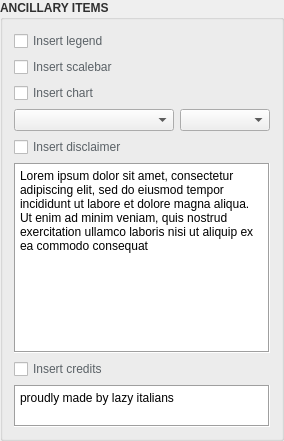
          <widget class="QgsCollapsibleGroupBox" name="groupbox_ancillary_items">
           <property name="sizePolicy">
            <sizepolicy hsizetype="Expanding" vsizetype="Preferred">
             <horstretch>0</horstretch>
             <verstretch>0</verstretch>
            </sizepolicy>
           </property>
           <property name="palette">
            <palette>
             <active>
              <colorrole role="WindowText">
               <brush brushstyle="SolidPattern">
                <color alpha="255">
                 <red>48</red>
                 <green>48</green>
                 <blue>48</blue>
                </color>
               </brush>
              </colorrole>
              <colorrole role="Text">
               <brush brushstyle="SolidPattern">
                <color alpha="255">
                 <red>48</red>
                 <green>48</green>
                 <blue>48</blue>
                </color>
               </brush>
              </colorrole>
              <colorrole role="ButtonText">
               <brush brushstyle="SolidPattern">
                <color alpha="255">
                 <red>48</red>
                 <green>48</green>
                 <blue>48</blue>
                </color>
               </brush>
              </colorrole>
              <colorrole role="PlaceholderText">
               <brush brushstyle="SolidPattern">
                <color alpha="128">
                 <red>48</red>
                 <green>48</green>
                 <blue>48</blue>
                </color>
               </brush>
              </colorrole>
             </active>
             <inactive>
              <colorrole role="WindowText">
               <brush brushstyle="SolidPattern">
                <color alpha="255">
                 <red>48</red>
                 <green>48</green>
                 <blue>48</blue>
                </color>
               </brush>
              </colorrole>
              <colorrole role="Text">
               <brush brushstyle="SolidPattern">
                <color alpha="255">
                 <red>48</red>
                 <green>48</green>
                 <blue>48</blue>
                </color>
               </brush>
              </colorrole>
              <colorrole role="ButtonText">
               <brush brushstyle="SolidPattern">
                <color alpha="255">
                 <red>48</red>
                 <green>48</green>
                 <blue>48</blue>
                </color>
               </brush>
              </colorrole>
              <colorrole role="PlaceholderText">
               <brush brushstyle="SolidPattern">
                <color alpha="128">
                 <red>48</red>
                 <green>48</green>
                 <blue>48</blue>
                </color>
               </brush>
              </colorrole>
             </inactive>
             <disabled>
              <colorrole role="WindowText">
               <brush brushstyle="SolidPattern">
                <color alpha="255">
                 <red>48</red>
                 <green>48</green>
                 <blue>48</blue>
                </color>
               </brush>
              </colorrole>
              <colorrole role="Text">
               <brush brushstyle="SolidPattern">
                <color alpha="255">
                 <red>48</red>
                 <green>48</green>
                 <blue>48</blue>
                </color>
               </brush>
              </colorrole>
              <colorrole role="ButtonText">
               <brush brushstyle="SolidPattern">
                <color alpha="255">
                 <red>48</red>
                 <green>48</green>
                 <blue>48</blue>
                </color>
               </brush>
              </colorrole>
              <colorrole role="PlaceholderText">
               <brush brushstyle="SolidPattern">
                <color alpha="128">
                 <red>48</red>
                 <green>48</green>
                 <blue>48</blue>
                </color>
               </brush>
              </colorrole>
             </disabled>
            </palette>
           </property>
           <property name="font">
            <font>
             <weight>75</weight>
             <bold>true</bold>
            </font>
           </property>
           <property name="styleSheet">
            <string notr="true">QgsCollapsibleGroupBoxBasic::title, QgsCollapsibleGroupBox::title {  subcontrol-origin: margin;  subcontrol-position: top left;  margin-left: 20px;  margin-right: 5px;  left: 0px;  top: 2px;}QgsCollapsibleGroupBoxBasic::title, QgsCollapsibleGroupBox::title {  subcontrol-origin: margin;  subcontrol-position: top left;  margin-left: 20px;  margin-right: 5px;  left: 0px;  top: 2px;}QgsCollapsibleGroupBoxBasic::title, QgsCollapsibleGroupBox::title {  subcontrol-origin: margin;  subcontrol-position: top left;  margin-left: 20px;  margin-right: 5px;  left: 0px;  top: 2px;}QgsCollapsibleGroupBoxBasic::title, QgsCollapsibleGroupBox::title {  subcontrol-origin: margin;  subcontrol-position: top left;  margin-left: 20px;  margin-right: 5px;  left: 0px;  top: 2px;}QgsCollapsibleGroupBoxBasic::title, QgsCollapsibleGroupBox::title {  subcontrol-origin: margin;  subcontrol-position: top left;  margin-left: 20px;  margin-right: 5px;  left: 0px;  top: 2px;}QgsCollapsibleGroupBoxBasic::title, QgsCollapsibleGroupBox::title {  subcontrol-origin: margin;  subcontrol-position: top left;  margin-left: 20px;  margin-right: 5px;  left: 0px;  top: 2px;}QgsCollapsibleGroupBoxBasic::title, QgsCollapsibleGroupBox::title {  subcontrol-origin: margin;  subcontrol-position: top left;  margin-left: 20px;  margin-right: 5px;  left: 0px;  top: 2px;}QgsCollapsibleGroupBoxBasic::title, QgsCollapsibleGroupBox::title {  subcontrol-origin: margin;  subcontrol-position: top left;  margin-left: 20px;  margin-right: 5px;  left: 0px;  top: 2px;}QgsCollapsibleGroupBoxBasic::title, QgsCollapsibleGroupBox::title {  subcontrol-origin: margin;  subcontrol-position: top left;  margin-left: 20px;  margin-right: 5px;  left: 0px;  top: 2px;}QgsCollapsibleGroupBoxBasic::title, QgsCollapsibleGroupBox::title {  subcontrol-origin: margin;  subcontrol-position: top left;  margin-left: 20px;  margin-right: 5px;  left: 0px;  top: 2px;}QgsCollapsibleGroupBoxBasic::title, QgsCollapsibleGroupBox::title {  subcontrol-origin: margin;  subcontrol-position: top left;  margin-left: 20px;  margin-right: 5px;  left: 0px;  top: 2px;}QgsCollapsibleGroupBoxBasic::title, QgsCollapsibleGroupBox::title {  subcontrol-origin: margin;  subcontrol-position: top left;  margin-left: 20px;  margin-right: 5px;  left: 0px;  top: 2px;}QgsCollapsibleGroupBoxBasic::title, QgsCollapsibleGroupBox::title {  subcontrol-origin: margin;  subcontrol-position: top left;  margin-left: 20px;  margin-right: 5px;  left: 0px;  top: 1px;}QgsCollapsibleGroupBoxBasic::title, QgsCollapsibleGroupBox::title {  subcontrol-origin: margin;  subcontrol-position: top left;  margin-left: 20px;  margin-right: 5px;  left: 0px;  top: 1px;}QgsCollapsibleGroupBoxBasic::title, QgsCollapsibleGroupBox::title {  subcontrol-origin: margin;  subcontrol-position: top left;  margin-left: 20px;  margin-right: 5px;  left: 0px;  top: 1px;}QgsCollapsibleGroupBoxBasic::title, QgsCollapsibleGroupBox::title {  subcontrol-origin: margin;  subcontrol-position: top left;  margin-left: 20px;  margin-right: 5px;  left: 0px;  top: 1px;}QgsCollapsibleGroupBoxBasic::title, QgsCollapsibleGroupBox::title {  subcontrol-origin: margin;  subcontrol-position: top left;  margin-left: 20px;  margin-right: 5px;  left: 0px;  top: 1px;}QgsCollapsibleGroupBoxBasic::title, QgsCollapsibleGroupBox::title {  subcontrol-origin: margin;  subcontrol-position: top left;  margin-left: 20px;  margin-right: 5px;  left: 0px;  top: 1px;}QgsCollapsibleGroupBoxBasic::title, QgsCollapsibleGroupBox::title {  subcontrol-origin: margin;  subcontrol-position: top left;  margin-left: 20px;  margin-right: 5px;  left: 0px;  top: 1px;} QgsCollapsibleGroupBoxBasic { border: none; }QgsCollapsibleGroupBoxBasic::title, QgsCollapsibleGroupBox::title {  subcontrol-origin: margin;  subcontrol-position: top left;  margin-left: 20px;  margin-right: 5px;  left: 0px;  top: 1px;}QgsCollapsibleGroupBoxBasic::title, QgsCollapsibleGroupBox::title {  subcontrol-origin: margin;  subcontrol-position: top left;  margin-left: 20px;  margin-right: 5px;  left: 0px;  top: 1px;}</string>
           </property>
           <property name="title">
            <string>ANCILLARY ITEMS</string>
           </property>
           <property name="alignment">
            <set>Qt::AlignLeading|Qt::AlignLeft|Qt::AlignTop</set>
           </property>
           <property name="flat">
            <bool>true</bool>
           </property>
           <property name="collapsed">
            <bool>true</bool>
           </property>
           <property name="scrollOnExpand">
            <bool>false</bool>
           </property>
           <layout class="QGridLayout" name="gridLayout_7">
            <item row="0" column="0">
             <layout class="QVBoxLayout" name="verticalLayout_11">
              <item>
               <widget class="QCheckBox" name="insert_legend_checkbox">
                <property name="minimumSize">
                 <size>
                  <width>121</width>
                  <height>0</height>
                 </size>
                </property>
                <property name="palette">
                 <palette>
                  <active>
                   <colorrole role="WindowText">
                    <brush brushstyle="SolidPattern">
                     <color alpha="255">
                      <red>90</red>
                      <green>97</green>
                      <blue>102</blue>
                     </color>
                    </brush>
                   </colorrole>
                   <colorrole role="Text">
                    <brush brushstyle="SolidPattern">
                     <color alpha="255">
                      <red>90</red>
                      <green>97</green>
                      <blue>102</blue>
                     </color>
                    </brush>
                   </colorrole>
                   <colorrole role="ButtonText">
                    <brush brushstyle="SolidPattern">
                     <color alpha="255">
                      <red>90</red>
                      <green>97</green>
                      <blue>102</blue>
                     </color>
                    </brush>
                   </colorrole>
                   <colorrole role="PlaceholderText">
                    <brush brushstyle="SolidPattern">
                     <color alpha="128">
                      <red>90</red>
                      <green>97</green>
                      <blue>102</blue>
                     </color>
                    </brush>
                   </colorrole>
                  </active>
                  <inactive>
                   <colorrole role="WindowText">
                    <brush brushstyle="SolidPattern">
                     <color alpha="255">
                      <red>90</red>
                      <green>97</green>
                      <blue>102</blue>
                     </color>
                    </brush>
                   </colorrole>
                   <colorrole role="Text">
                    <brush brushstyle="SolidPattern">
                     <color alpha="255">
                      <red>90</red>
                      <green>97</green>
                      <blue>102</blue>
                     </color>
                    </brush>
                   </colorrole>
                   <colorrole role="ButtonText">
                    <brush brushstyle="SolidPattern">
                     <color alpha="255">
                      <red>90</red>
                      <green>97</green>
                      <blue>102</blue>
                     </color>
                    </brush>
                   </colorrole>
                   <colorrole role="PlaceholderText">
                    <brush brushstyle="SolidPattern">
                     <color alpha="128">
                      <red>90</red>
                      <green>97</green>
                      <blue>102</blue>
                     </color>
                    </brush>
                   </colorrole>
                  </inactive>
                  <disabled>
                   <colorrole role="WindowText">
                    <brush brushstyle="SolidPattern">
                     <color alpha="255">
                      <red>90</red>
                      <green>97</green>
                      <blue>102</blue>
                     </color>
                    </brush>
                   </colorrole>
                   <colorrole role="Text">
                    <brush brushstyle="SolidPattern">
                     <color alpha="255">
                      <red>90</red>
                      <green>97</green>
                      <blue>102</blue>
                     </color>
                    </brush>
                   </colorrole>
                   <colorrole role="ButtonText">
                    <brush brushstyle="SolidPattern">
                     <color alpha="255">
                      <red>90</red>
                      <green>97</green>
                      <blue>102</blue>
                     </color>
                    </brush>
                   </colorrole>
                   <colorrole role="PlaceholderText">
                    <brush brushstyle="SolidPattern">
                     <color alpha="128">
                      <red>90</red>
                      <green>97</green>
                      <blue>102</blue>
                     </color>
                    </brush>
                   </colorrole>
                  </disabled>
                 </palette>
                </property>
                <property name="styleSheet">
                 <string notr="true">color: rgb(90, 97, 102);</string>
                </property>
                <property name="text">
                 <string>Insert legend</string>
                </property>
               </widget>
              </item>
              <item>
               <widget class="QCheckBox" name="insert_scalebar_checkbox">
                <property name="minimumSize">
                 <size>
                  <width>121</width>
                  <height>0</height>
                 </size>
                </property>
                <property name="styleSheet">
                 <string notr="true">color: rgb(90, 97, 102);</string>
                </property>
                <property name="text">
                 <string>Insert scalebar</string>
                </property>
               </widget>
              </item>
              <item>
               <widget class="QCheckBox" name="insert_chart_checkbox">
                <property name="minimumSize">
                 <size>
                  <width>121</width>
                  <height>0</height>
                 </size>
                </property>
                <property name="styleSheet">
                 <string notr="true">color: rgb(90, 97, 102);</string>
                </property>
                <property name="text">
                 <string>Insert chart</string>
                </property>
               </widget>
              </item>
              <item>
               <layout class="QHBoxLayout" name="horizontalLayout_16">
                <item>
                 <widget class="QComboBox" name="select_chart_type">
                  <property name="sizePolicy">
                   <sizepolicy hsizetype="Expanding" vsizetype="Fixed">
                    <horstretch>0</horstretch>
                    <verstretch>0</verstretch>
                   </sizepolicy>
                  </property>
                  <property name="styleSheet">
                   <string notr="true"/>
                  </property>
                  <property name="placeholderText">
                   <string>select chart type</string>
                  </property>
                 </widget>
                </item>
                <item>
                 <widget class="QgsColorRampButton" name="select_chart_color">
                  <property name="minimumSize">
                   <size>
                    <width>90</width>
                    <height>0</height>
                   </size>
                  </property>
                 </widget>
                </item>
               </layout>
              </item>
              <item>
               <widget class="QCheckBox" name="insert_disclaimer_checkbox">
                <property name="styleSheet">
                 <string notr="true">color: rgb(90, 97, 102);</string>
                </property>
                <property name="text">
                 <string>Insert disclaimer</string>
                </property>
               </widget>
              </item>
              <item>
               <widget class="QPlainTextEdit" name="disclaimer_text">
                <property name="sizePolicy">
                 <sizepolicy hsizetype="Expanding" vsizetype="Expanding">
                  <horstretch>0</horstretch>
                  <verstretch>0</verstretch>
                 </sizepolicy>
                </property>
                <property name="minimumSize">
                 <size>
                  <width>0</width>
                  <height>20</height>
                 </size>
                </property>
                <property name="maximumSize">
                 <size>
                  <width>16777215</width>
                  <height>190</height>
                 </size>
                </property>
                <property name="frameShape">
                 <enum>QFrame::Box</enum>
                </property>
                <property name="frameShadow">
                 <enum>QFrame::Sunken</enum>
                </property>
                <property name="plainText">
                 <string>Lorem ipsum dolor sit amet, consectetur adipiscing elit, sed do eiusmod tempor incididunt ut labore et dolore magna aliqua. Ut enim ad minim veniam, quis nostrud exercitation ullamco laboris nisi ut aliquip ex ea commodo consequat</string>
                </property>
                <property name="placeholderText">
                 <string>Lorem ipsum dolor sit amet, consectetur adipiscing elit, sed do eiusmod tempor incididunt ut labore et dolore magna aliqua. Ut enim ad minim veniam, quis nostrud exercitation ullamco laboris nisi ut aliquip ex ea commodo consequat. Duis aute irure dolor in reprehenderit in voluptate velit esse cillum dolore eu fugiat nulla pariatur. Excepteur sint occaecat cupidatat non proident, sunt in culpa qui officia deserunt mollit anim id est laborum.</string>
                </property>
               </widget>
              </item>
              <item>
               <widget class="QCheckBox" name="insert_credits_checkbox">
                <property name="styleSheet">
                 <string notr="true">color: rgb(90, 97, 102);</string>
                </property>
                <property name="text">
                 <string>Insert credits</string>
                </property>
               </widget>
              </item>
              <item>
               <widget class="QPlainTextEdit" name="credits_text">
                <property name="sizePolicy">
                 <sizepolicy hsizetype="Expanding" vsizetype="Fixed">
                  <horstretch>0</horstretch>
                  <verstretch>0</verstretch>
                 </sizepolicy>
                </property>
                <property name="minimumSize">
                 <size>
                  <width>0</width>
                  <height>42</height>
                 </size>
                </property>
                <property name="maximumSize">
                 <size>
                  <width>16777215</width>
                  <height>42</height>
                 </size>
                </property>
                <property name="frameShape">
                 <enum>QFrame::Box</enum>
                </property>
                <property name="frameShadow">
                 <enum>QFrame::Sunken</enum>
                </property>
                <property name="plainText">
                 <string>proudly made by lazy italians</string>
                </property>
                <property name="placeholderText">
                 <string>proudly made by these lazy italians</string>
                </property>
               </widget>
              </item>
             </layout>
            </item>
           </layout>
          </widget>
